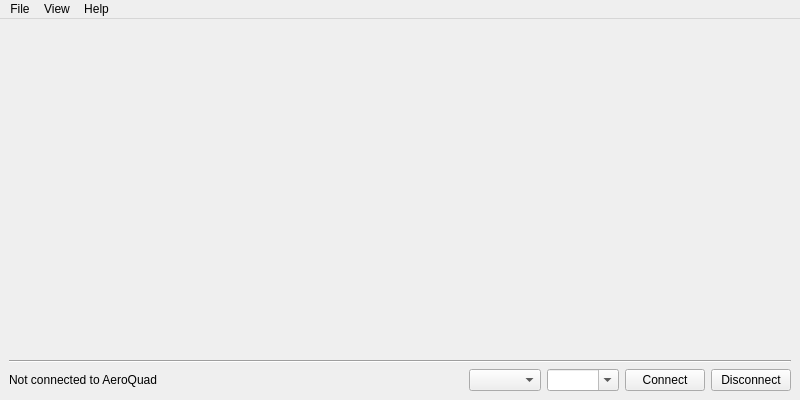
<?xml version="1.0" encoding="UTF-8"?>
<ui version="4.0">
 <class>MainWindow</class>
 <widget class="QMainWindow" name="MainWindow">
  <property name="geometry">
   <rect>
    <x>0</x>
    <y>0</y>
    <width>800</width>
    <height>400</height>
   </rect>
  </property>
  <property name="windowTitle">
   <string>AeroQuad Configurator</string>
  </property>
  <property name="windowIcon">
   <iconset resource="../resources/AQresources.qrc">
    <normaloff>:/AQ/AeroQuadMacIcon.ico</normaloff>:/AQ/AeroQuadMacIcon.ico</iconset>
  </property>
  <widget class="QWidget" name="centralwidget">
   <layout class="QGridLayout" name="gridLayout">
    <item row="2" column="0">
     <layout class="QHBoxLayout" name="horizontalLayout">
      <item>
       <widget class="QLabel" name="status">
        <property name="minimumSize">
         <size>
          <width>200</width>
          <height>0</height>
         </size>
        </property>
        <property name="text">
         <string>Not connected to AeroQuad</string>
        </property>
       </widget>
      </item>
      <item>
       <spacer name="horizontalSpacer">
        <property name="orientation">
         <enum>Qt::Horizontal</enum>
        </property>
        <property name="sizeHint" stdset="0">
         <size>
          <width>40</width>
          <height>20</height>
         </size>
        </property>
       </spacer>
      </item>
      <item>
       <widget class="QComboBox" name="comPort">
        <property name="minimumSize">
         <size>
          <width>0</width>
          <height>0</height>
         </size>
        </property>
       </widget>
      </item>
      <item>
       <widget class="QComboBox" name="baudRate">
        <property name="minimumSize">
         <size>
          <width>0</width>
          <height>0</height>
         </size>
        </property>
        <property name="editable">
         <bool>true</bool>
        </property>
       </widget>
      </item>
      <item>
       <widget class="QPushButton" name="buttonConnect">
        <property name="text">
         <string>Connect</string>
        </property>
       </widget>
      </item>
      <item>
       <widget class="QPushButton" name="buttonDisconnect">
        <property name="text">
         <string>Disconnect</string>
        </property>
       </widget>
      </item>
     </layout>
    </item>
    <item row="0" column="0">
     <widget class="QStackedWidget" name="subPanel"/>
    </item>
    <item row="1" column="0">
     <widget class="Line" name="line">
      <property name="orientation">
       <enum>Qt::Horizontal</enum>
      </property>
     </widget>
    </item>
   </layout>
  </widget>
  <widget class="QMenuBar" name="menubar">
   <property name="geometry">
    <rect>
     <x>0</x>
     <y>0</y>
     <width>800</width>
     <height>21</height>
    </rect>
   </property>
   <widget class="QMenu" name="menuFile">
    <property name="title">
     <string>File</string>
    </property>
    <widget class="QMenu" name="menuSettings">
     <property name="title">
      <string>Settings</string>
     </property>
     <addaction name="actionOpenSettings"/>
     <addaction name="actionSaveSettings"/>
    </widget>
    <widget class="QMenu" name="menuCalibrations">
     <property name="title">
      <string>Calibrations</string>
     </property>
     <addaction name="actionOpenCalibrations"/>
     <addaction name="actionSaveCalibrations"/>
    </widget>
    <addaction name="menuSettings"/>
    <addaction name="menuCalibrations"/>
    <addaction name="separator"/>
    <addaction name="actionExit"/>
   </widget>
   <widget class="QMenu" name="menuView">
    <property name="title">
     <string>View</string>
    </property>
   </widget>
   <widget class="QMenu" name="menuHelp">
    <property name="title">
     <string>Help</string>
    </property>
    <addaction name="actionAbout"/>
   </widget>
   <addaction name="menuFile"/>
   <addaction name="menuView"/>
   <addaction name="menuHelp"/>
  </widget>
  <action name="actionExit">
   <property name="text">
    <string>Exit</string>
   </property>
  </action>
  <action name="actionAbout">
   <property name="text">
    <string>About</string>
   </property>
  </action>
  <action name="actionOpenSettings">
   <property name="text">
    <string>Open...</string>
   </property>
  </action>
  <action name="actionSaveSettings">
   <property name="text">
    <string>Save...</string>
   </property>
  </action>
  <action name="actionOpenCalibrations">
   <property name="text">
    <string>Open...</string>
   </property>
  </action>
  <action name="actionSaveCalibrations">
   <property name="text">
    <string>Save....</string>
   </property>
  </action>
 </widget>
 <resources>
  <include location="../resources/AQresources.qrc"/>
 </resources>
 <connections/>
</ui>
